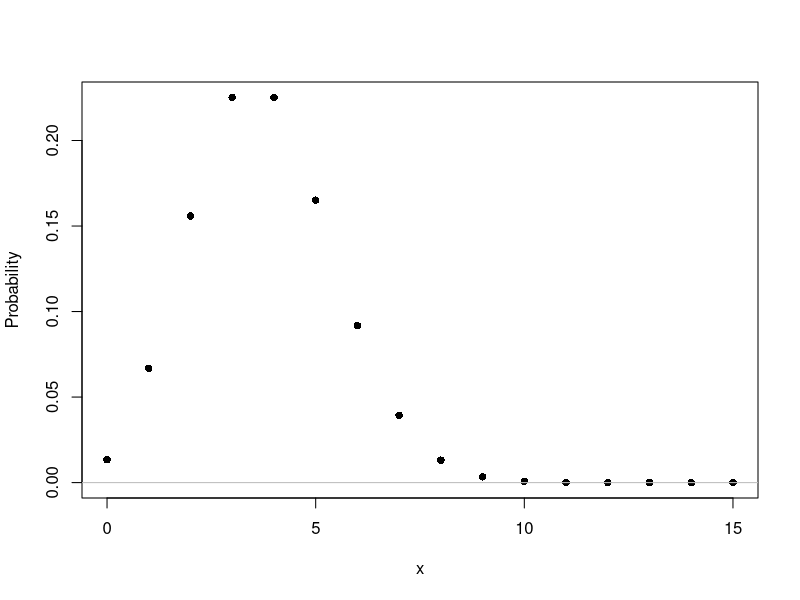

Write R code to recreate this figure.
N <- 15
x <- seq(0, N)
p <- 0.25
choose(N, x) * p^x * (1-p)^(N-x)

sum(dbinom(seq(0, 7), N, p))
pbinom(7, N, p)


px <- dbinom(x, size = N, prob = p)
plot(x, px, pch = 16, ylab = "Probability")
abline(h = 0, col = "grey")
